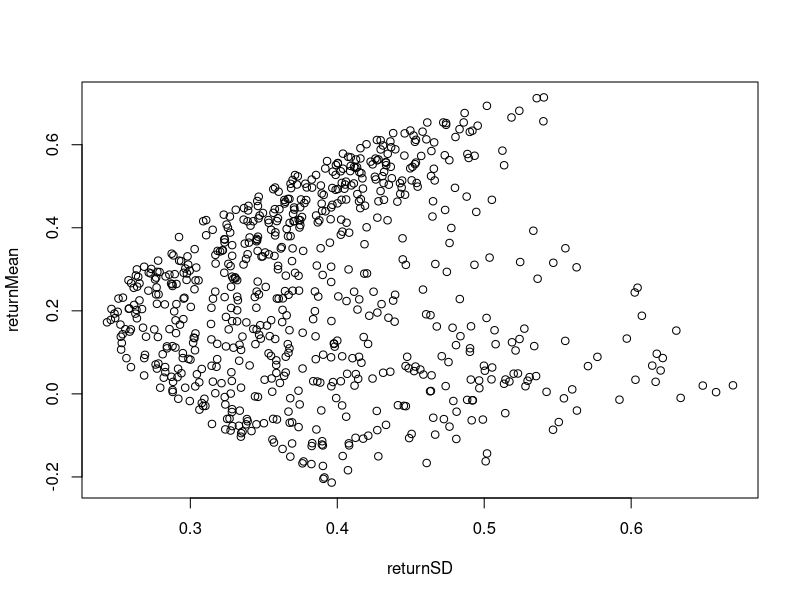
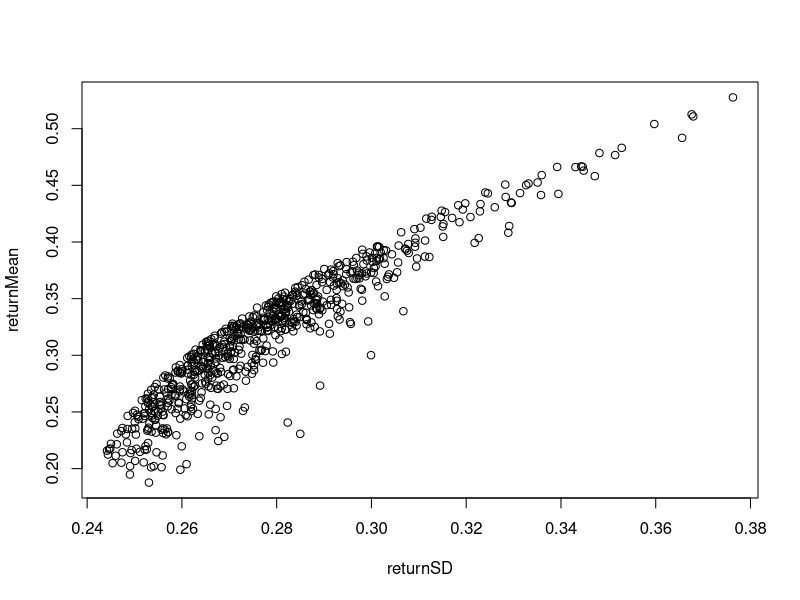
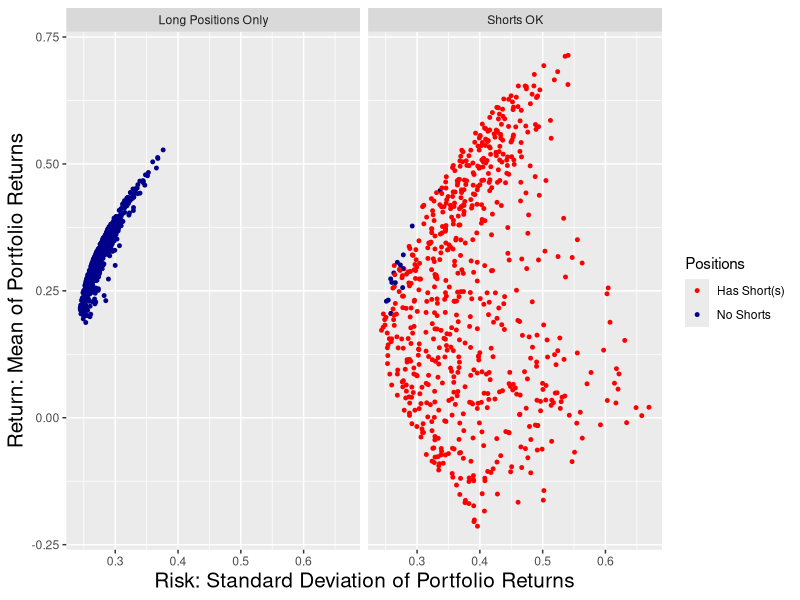
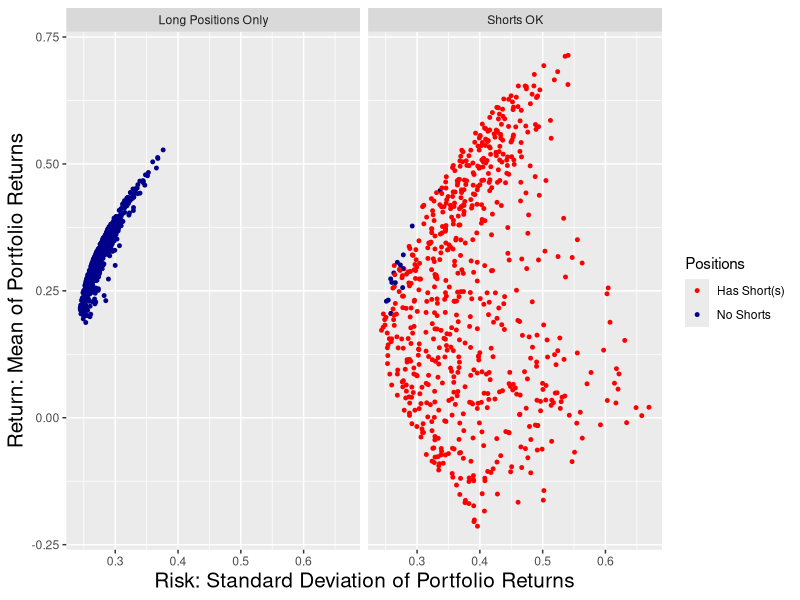

Write R code to recreate these figures, in order.
## ---- chunk 1
knitr::opts_chunk$set(echo = TRUE)
## ---- chunk 2
# Portfolio Optimization: A Monte Carlo Study

# Prepared by Tom Miller, June 20, 2025 

# Monte Carlo Study Showing Portfolio Opportunity Sets

# Generate above 700 random asset allocation sets: 4-by-1 vectors. 
# For each set, the four portfolio asset weights must sum to 1.
# So, we generate three and set the fourth so the sum is 1. 
# Weights can be negative (indicating a short position in the asset).
# Many sets of weights will be suboptimal.

# Assume multivariate normal distributions of returns
# with means, standard deviations, and correlations
# as specified in the problem setup.

# functions from 'Modern Applied Statistics in S' (Venables and Ripley 2002)
library(MASS) 
library(ggplot2) # visualization of the simulation

# mean returns for portfolio assets A, B, C, and D                                       
targetMeanVector <- c(0.1759, 0.2176, 0.6119, 0.2617) 

# standard deviations of returns
targetSDVector <- c(0.2822, 0.3229, 0.4390, 0.2640)

# correlation matrix for the four portfolio assets
targetCorMatrix <- matrix(c(
  1.0000, 0.5540, 0.4868, 0.6141,
  0.5540, 1.0000, 0.5767, 0.6477,
  0.4868, 0.5767, 1.0000, 0.5949,
  0.6141, 0.6477, 0.5949, 1.0000),
  nrow = 4, ncol = 4) 

# compute the covariance matrix
targetCovMatrix <- diag(targetSDVector) %*% targetCorMatrix %*% diag(targetSDVector)
 
# number of return sets to generate
sampleSize <- 700 

# set seed so results are reproducible across executions 
set.seed(1111) 
# generate multivariate normal returns
returnsData <- mvrnorm(n = sampleSize, 
                       mu = targetMeanVector,  
                       Sigma = targetCovMatrix) 
returnsDataFrame <- as.data.frame(returnsData)
names(returnsDataFrame) <- c("AAPL", "GOOG", "META", "MSFT")

# check statistics from the generated returns data
print(summary(returnsDataFrame))

# check correlation matrix of the generated returns data
cat("\nTarget Correlation of Returns for Generated Data:\n")
print(targetCorMatrix)
cat("\nActual Correlation of Returns in Generated Data:\n")
print(cor(returnsDataFrame))

# compute covariance matrix for the sample data
# to be used later in portfolio calculations 
cat("\nTarget Covariance of Returns for Generated Data:\n")
print(targetCovMatrix)
cat("\nActual Covariance of Returns in Generated Data:\n")
dataCovMatrix <- cov(returnsDataFrame) 
print(dataCovMatrix)

# Generate a random sets of weights using
# a uniform distribution from -1 to 1 if
# shortsOK is TRUE. Otherwise use a uniform
# distribution from 0 to 1 with scaling to
# ensure that the weights sum to 1.
makeWeights <- function(shortsOK) {
	if (shortsOK) {
		threeWeights <- runif(3, min = -1, max = 1)
		fourthWeight <- 1 - sum(threeWeights) # ensures sum of 1
		return(c(threeWeights,fourthWeight))
	}
	if (!shortsOK) {
		initialWeights <- runif(4, min = 0, max = 1)
		return(initialWeights/sum(initialWeights)) # ensures sum of 1
	}
} 

# generate sets of portfolio weights in shortsOK state
set.seed(9999) # set seed so results are reproducible 
weightsMatrix <- matrix(NA, nrow = sampleSize, ncol = 4)
for (iset in 1:sampleSize) 
    weightsMatrix[iset,] <- makeWeights(shortsOK = TRUE)

# Compute the portfolio return for each set of weights
# for each set of weights applied to each set of returns, 
# storing calculations in a new data frame for the portfolios.
portfolioResults = NULL
for (iset in 1:sampleSize) {
	Positions <- 1 # has shorts is 1
	w1 <- weightsMatrix[iset,1]
	w2 <- weightsMatrix[iset,2]
	w3 <- weightsMatrix[iset,3]
	w4 <- weightsMatrix[iset,4]
	if (w1 > 0 && w2 > 0 && w3 > 0 && w4 > 0) Positions <- 2 # no shorts

    returnVector <- weightsMatrix[iset,] %*% t(returnsData) 
    returnMean <- mean(returnVector)
    returnSD <- as.numeric(sqrt(t(weightsMatrix[iset,]) %*% dataCovMatrix %*% weightsMatrix[iset,]))
    thisPortfolioResult <- data.frame(w1, w2, w3, w4, Positions, returnMean, returnSD)
    portfolioResults <- rbind(portfolioResults, thisPortfolioResult)
}

# check portfolio results
cat("\nSummary of portfolio results with short positions allowed:\n")
print(summary(portfolioResults))

with(portfolioResults, plot(returnSD, returnMean))

shortsOKResults <- portfolioResults
shortsOKResults$ShortsOK = rep("Shorts OK", times = sampleSize)

# generate sets of portfolio weights with no shorts allowed
set.seed(9999) # set seed so results are reproducible 
weightsMatrix <- matrix(NA, nrow = sampleSize, ncol = 4)
for (iset in 1:sampleSize) 
    weightsMatrix[iset,] <- makeWeights(shortsOK = FALSE)

# Compute the portfolio return for each set of weights
# for each set of weights applied to each set of returns, 
# storing calculations in a new data frame for the portfolios.
portfolioResults = NULL
for (iset in 1:sampleSize) {
	Positions <- 1 # has shorts is 1
	w1 <- weightsMatrix[iset,1]
	w2 <- weightsMatrix[iset,2]
	w3 <- weightsMatrix[iset,3]
	w4 <- weightsMatrix[iset,4]
	if (w1 > 0 && w2 > 0 && w3 > 0 && w4 > 0) Positions <- 2 # no shorts
    returnVector <- weightsMatrix[iset,] %*% t(returnsData) 
    returnMean <- mean(returnVector)
    returnSD <- as.numeric(sqrt(t(weightsMatrix[iset,]) %*% dataCovMatrix %*% weightsMatrix[iset,]))
    thisPortfolioResult <- data.frame(w1, w2, w3, w4, Positions, returnMean, returnSD)
    portfolioResults <- rbind(portfolioResults, thisPortfolioResult)
}

# check portfolio results
cat("\nSummary of portfolio results with long positions only:\n")
print(summary(portfolioResults))

with(portfolioResults, plot(returnSD, returnMean)) # preliminary plot on console

noShortsResults <- portfolioResults
noShortsResults$ShortsOK = rep("Long Positions Only", times = sampleSize)

# merge the two data frames
plottingFrame = rbind(shortsOKResults,noShortsResults)
plottingFrame$Positions <- factor(plottingFrame$Positions, 
	labels = c("Has Short(s)", "No Shorts"))

plottingFrame$ShortsOK = factor(plottingFrame$ShortsOK)

# complete plot for both conditions: Shorts Allowed and No Shorts
facetPlot <- ggplot(plottingFrame, aes(x=returnSD,y=returnMean, 
	colour=Positions)) +
    geom_point(size = 1) +
    xlab("Risk: Standard Deviation of Portfolio Returns") +
    ylab("Return: Mean of Portfolio Returns") +
    scale_color_manual(values = c("red","darkblue")) +
    theme(axis.title = element_text(size=15)) +
    facet_wrap( ~ ShortsOK, ncol = 2) 
    
print(facetPlot)

# export pdf plot for inclusion in LaTeX document
pdf(file = "451-portfolio-optimization-monte-carlo-figure.pdf", width = 11, height = 8.5)
print(facetPlot)
dev.off()

cat("\nRun Complete\n")

